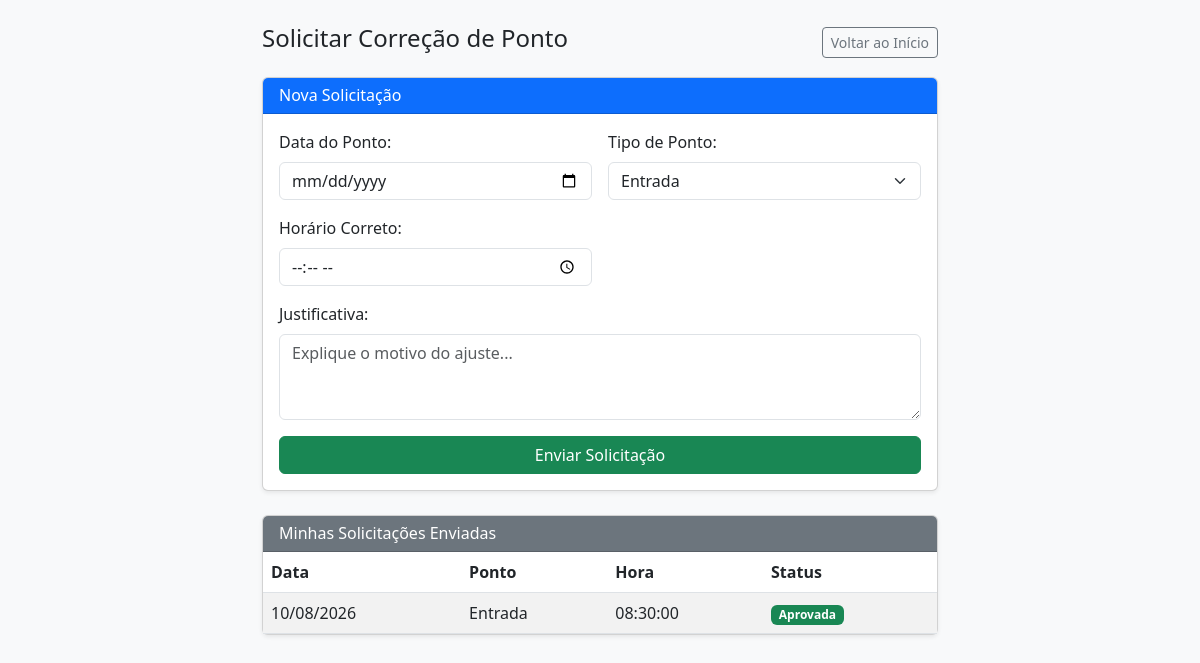
The page /solicitar-correcao (signed in) on the database as committed earlier.
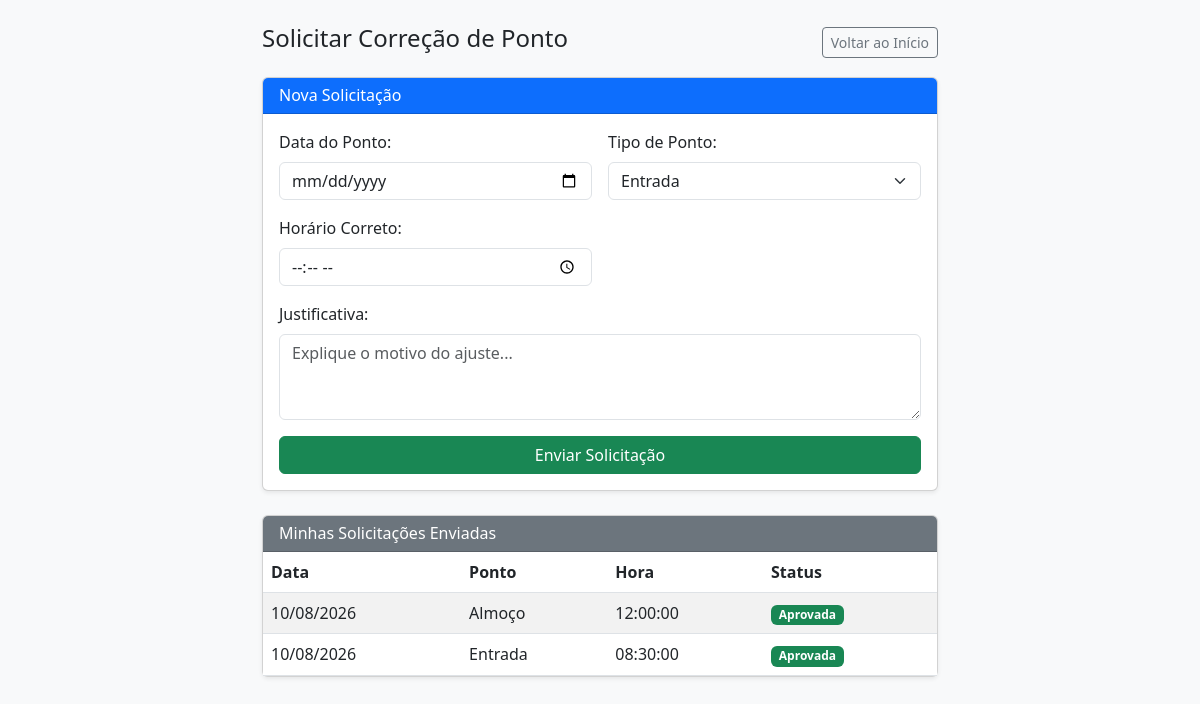
The same page on the database as committed later.
### app.py (models this page shows)
class SolicitacaoCorrecao(db.Model):
    id = db.Column(db.Integer, primary_key=True)
    data_ponto = db.Column(db.String(10), nullable=False)  # DD/MM/YYYY
    tipo_ponto = db.Column(db.String(20), nullable=False) # Entrada, Almoço, Retorno, Saída
    hora_correta = db.Column(db.String(8), nullable=False) # HH:MM:SS
    justificativa = db.Column(db.Text, nullable=False)
    status = db.Column(db.String(20), default="Pendente") # Pendente, Aprovada, Recusada
    data_solicitacao = db.Column(db.DateTime, default=lambda: datetime.now(ZoneInfo("America/Sao_Paulo")))
    usuario_id = db.Column(db.Integer, db.ForeignKey("usuario.id"), nullable=False)

### app.py (the view, shortened to what this page needs)
@app.route("/solicitar-correcao", methods=["GET", "POST"])
@login_required
def solicitar_correcao():
    minhas_solicitacoes = SolicitacaoCorrecao.query.filter_by(
        usuario_id=current_user.id
    ).order_by(SolicitacaoCorrecao.id.desc()).all()
    return render_template("solicitar_correcao.html", solicitacoes=minhas_solicitacoes)

### app.py (called while the page is built)
@login_manager.user_loader
def load_user(user_id):
    return Usuario.query.get(int(user_id))

### templates/solicitar_correcao.html (shortened to what the changed rows need)
<!DOCTYPE html>
<html lang="pt-br">
<head>
    <link href="https://cdn.jsdelivr.net/npm/bootstrap@5.3.0/dist/css/bootstrap.min.css" rel="stylesheet">
</head>
<body class="bg-light">
    <div class="container py-4" style="max-width: 700px;">
        <div class="card shadow-sm">
            <div class="card-body p-0">
                <div class="table-responsive">
                    <table class="table table-striped align-middle mb-0">
                        <thead>
                            <tr>
                                <th>Data</th>
                                <th>Ponto</th>
                                <th>Hora</th>
                                <th>Status</th>
                            </tr>
                        </thead>
                        <tbody>
                            {% for s in solicitacoes %}
                            <tr>
                                <td>{{ s.data_ponto }}</td>
                                <td>{{ s.tipo_ponto }}</td>
                                <td>{{ s.hora_correta }}</td>
                                <td>
                                    {% if s.status == 'Pendente' %}
                                        <span class="badge bg-warning text-dark">Pendente</span>
                                    {% elif s.status == 'Aprovada' %}
                                        <span class="badge bg-success">Aprovada</span>
                                    {% else %}
                                        <span class="badge bg-danger">Recusada</span>
                                    {% endif %}
                                </td>
                            </tr>
                            {% else %}
                            <tr>
                                <td colspan="4" class="text-center text-muted py-3">Nenhuma solicitação enviada ainda.</td>
                            </tr>
                            {% endfor %}
                        </tbody>
                    </table>
                </div>
            </div>
        </div>
    </div>
</body>
</html>

Rows that differ between the two databases and show on the page:
added SolicitacaoCorrecao: data_ponto "10/08/2026", tipo_ponto "Almoço", hora_correta "12:00:00", status "Aprovada"
